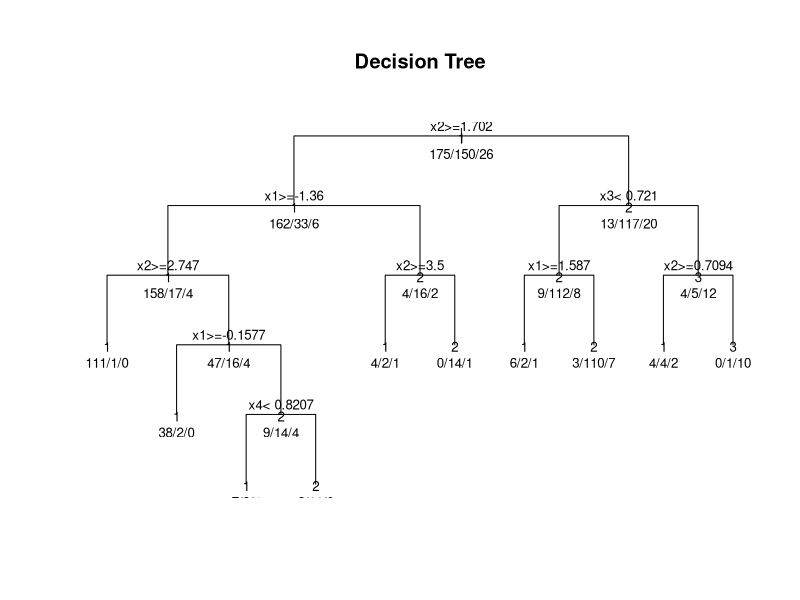
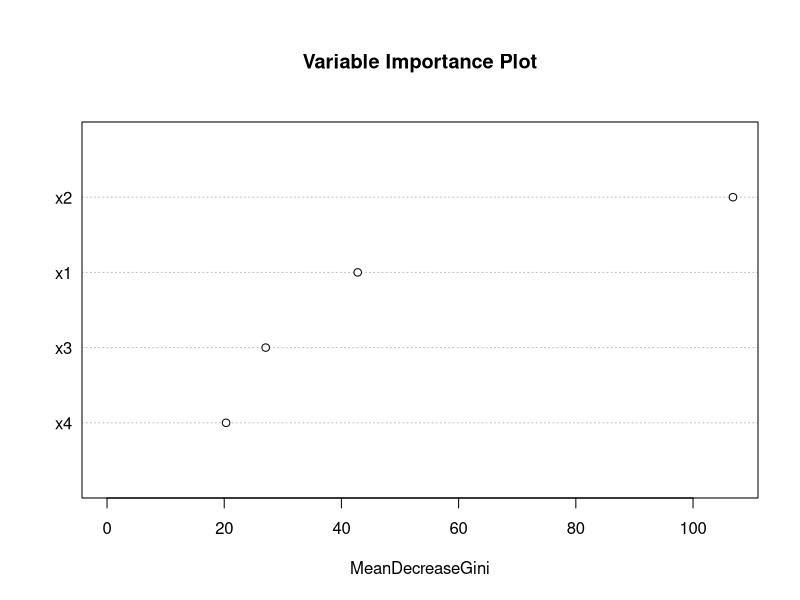

These charts were generated, in order, by the following R code:
## ---- chunk 1
# Load required packages
library(rpart)        # For decision trees
library(randomForest) # For random forest
library(caret)        # For model evaluation
library(ggplot2)      # For visualization
## ---- chunk 2
# Set random seed using roll number
set.seed(17)

# Generate 4 continuous predictor variables
x1 <- rnorm(500, mean = 0, sd = 1)
x2 <- rnorm(500, mean = 2, sd = 2)
x3 <- rnorm(500, mean = -1, sd = 1.5)
x4 <- rnorm(500, mean = 1, sd = 1)

# Generate categorical response variable
y <- ifelse(x1 + x2 + rnorm(500, 0, 0.5) > 2, 1,
     ifelse(x3 - x4 + rnorm(500, 0, 0.5) < 0, 2, 3))
y <- factor(y, levels = c(1, 2, 3))

# Create and split data
data <- data.frame(x1, x2, x3, x4, result = y)
set.seed(17)
ind <- sample(2, nrow(data), prob=c(0.7,0.3), replace = T)
train_data <- data[ind==1, ]
test_data <- data[ind==2, ]
## ---- chunk 3
# Fit and plot decision tree
tree_model <- rpart(result ~ ., data = train_data, method = "class")
par(mar = c(5.1, 4.1, 6.1, 2.1))
plot(tree_model, uniform = TRUE, main = "Decision Tree")
text(tree_model, use.n = TRUE, all = TRUE, cex = 0.8)
## ---- chunk 4
# Fit random forest
rf_model <- randomForest(result ~ ., data = train_data, ntree = 500)

# Plot variable importance
varImpPlot(rf_model, main = "Variable Importance Plot")
## ---- chunk 5
# Decision Tree predictions
tree_pred <- predict(tree_model, test_data, type = "class")
tree_cm <- confusionMatrix(tree_pred, test_data$result)

# Random Forest predictions
rf_pred <- predict(rf_model, test_data)
rf_cm <- confusionMatrix(rf_pred, test_data$result)

# Print confusion matrices
print("Decision Tree Confusion Matrix:")
print(tree_cm$table)
print("\nRandom Forest Confusion Matrix:")
print(rf_cm$table)
## ---- chunk 6
# Create comparison table
comparison <- data.frame(
  Model = c("Decision Tree", "Random Forest"),
  Accuracy = c(tree_cm$overall["Accuracy"], rf_cm$overall["Accuracy"]),
  Kappa = c(tree_cm$overall["Kappa"], rf_cm$overall["Kappa"])
)

# Display comparison
knitr::kable(comparison, digits = 4)
